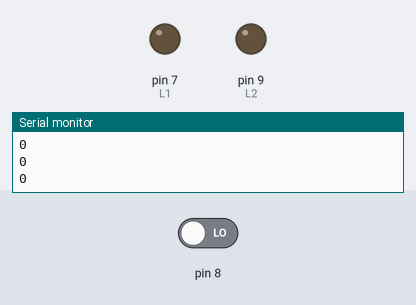
This sketch was run on a simulated Arduino Uno, built with avr-gcc and run on an emulated ATmega328P. Parts: output pins drawn as LEDs (lit = HIGH), the last lines printed to the serial monitor. Inputs (shaded band) come from the test bench; at power-on: pin 8 LOW.

Above: at 1.2 s.
1.3 s: pin 8 driven HIGH
At 1.57 s:
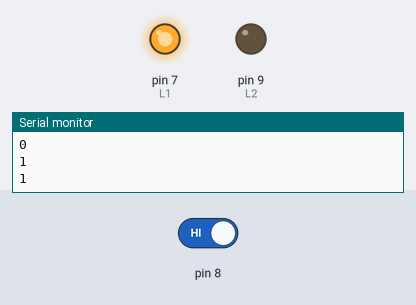
Timing chart, 0 to 4.3 s (numbered marks = the images above; inputs shaded):
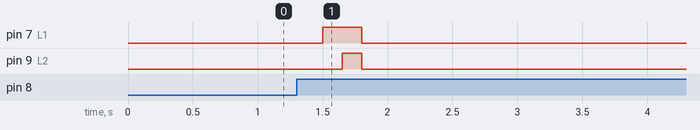

Measured:
- after the input at 1.3 s, pin 7 (L1): LOW → HIGH after 0.20 s, → LOW 0.30 s later; pin 9 (L2): LOW → HIGH after 0.35 s, → LOW 0.15 s later

The sketch:

sketch_aug17a.ino
```cpp
int L1 = 7 ;
int L2 = 9 ;
int x=0;
int c=0;
void setup() {

pinMode( L1 , OUTPUT );
pinMode ( L2 , OUTPUT);
pinMode ( 8 , INPUT ) ;

Serial.begin(9600);
}

void loop() {

x = digitalRead (8) ;
delay (150);
Serial.println(x);
if(x==HIGH){
  c++ ;
Serial.println(c);
if ( c==1 ){
  digitalWrite(L1 , HIGH);
}
if (c==2){
  digitalWrite(L2 , HIGH);
}

if ( c==3 ){
  digitalWrite(L1 , LOW);
  digitalWrite(L2 , LOW);
  }}
}
```
